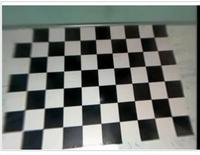
#> input picture Assignment1/a.jpg, 200 x 155 px, given in place of the camera
$ python Assignment_1_Q3.py
#> lines starting #> are read from the running program, lines starting #| are printed output that depends on the picture; after the words box and inside, x2 and y2 are one past the last pixel; in counts of white or black regions, pixels touching at a corner belong together
import cv2

# Define the width of the reference object in centimeters
reference_width_cm = 10  # Change this to the actual width of the reference object

# Start video capture
cap = cv2.VideoCapture(0)  # Change index if using a different camera

while True:
    ret, frame = cap.read()
#> frame is the input picture: shape (155, 200, 3); mean B, G, R 120.4, 124.7, 120.8
    if not ret:
        break

    # Convert frame to grayscale
    gray = cv2.cvtColor(frame, cv2.COLOR_BGR2GRAY)

    # Apply Canny edge detection
    edges = cv2.Canny(gray, 50, 150)
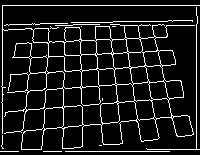
#> edges: shape (155, 200); 10.6% white in thin lines or dots

    # Find contours in the edged image
    contours, _ = cv2.findContours(edges, cv2.RETR_EXTERNAL, cv2.CHAIN_APPROX_SIMPLE)
#> contours = 13 contours, 12 with area under 20; largest, box (x1, y1, x2, y2) and area: (1, 5, 200, 150) 13933

    # Iterate over detected contours
    for contour in contours:
        # Compute the bounding box of the contour
        x, y, w, h = cv2.boundingRect(contour)

        # Measure object size (width) in pixels
        object_width_px = w

        # Convert object width from pixels to centimeters
        # Assuming camera is calibrated or a reference object with known width is present
        object_width_cm = (object_width_px / frame.shape[1]) * reference_width_cm

        # Draw bounding box and object width on the frame
        cv2.rectangle(frame, (x, y), (x + w, y + h), (0, 255, 0), 2)
        cv2.putText(frame, f"Width: {object_width_cm:.2f} cm", (x, y - 10),
                    cv2.FONT_HERSHEY_SIMPLEX, 0.5, (0, 255, 0), 2)
#> this loop made 13 passes
#> (x, y, w, h, object_width_px, object_width_cm) on passes 5, 7, 8, 9, 10, 11, 12, 13: (1, 135, 3, 14, 3, 0.15), (81, 26, 1, 1, 1, 0.05), (50, 26, 9, 3, 9, 0.45), (55, 24, 45, 2, 45, 2.25), (4, 23, 64, 3, 64, 3.2), (71, 20, 122, 3, 122, 6.1), (146, 7, 54, 143, 54, 2.7), (1, 5, 199, 145, 199, 9.95)
#> (contour, x, y, w, h, object_width_px, object_width_cm) on passes 1, 2, 3, 4, 6: ([[65, 151], [169, 151]], 65, 151, 105, 1, 105, 5.25), ([[43, 151], [61, 151]], 43, 151, 19, 1, 19, 0.95), ([[0, 151], [18, 151]], 0, 151, 19, 1, 19, 0.95), ([[99, 145], [101, 145]], 99, 145, 3, 1, 3, 0.15), ([[112, 26], [115, 26]], 112, 26, 4, 1, 4, 0.2)
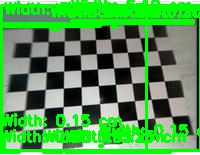
#> frame: shape (155, 200, 3); mean B, G, R 80.9, 154.4, 82.6

    # Display frame with detected objects and measurements
    cv2.imshow("Object Measurement", frame)
    if cv2.waitKey(1) & 0xFF == ord('q'):
#> (key q is pressed here)
        break

# Release video capture and close all windows
cap.release()
cv2.destroyAllWindows()
